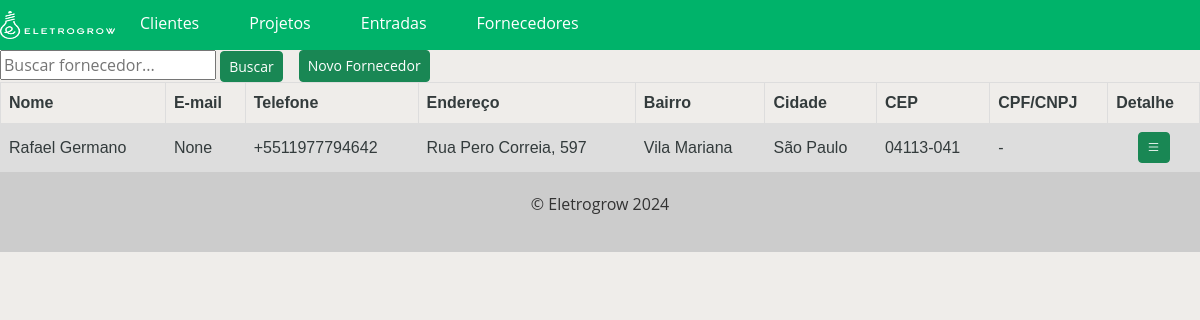
The app's page /supplier/ with its own data.
### supplier/models.py (models this page shows, shortened)
class ModelSupplier(models.Model):
    name = models.CharField(max_length=300, unique=True, verbose_name='Nome')
    phone = PhoneNumberField(blank=True, null=True, region='BR', verbose_name='Telefone')
    email = models.EmailField(blank=True, null=True, verbose_name='E-mail')
    address = models.CharField(blank=True, null=True, verbose_name='Endereço')
    neighborhood = models.CharField(blank=True, null=True, verbose_name='Bairro')
    city = models.CharField(blank=True, null=True, verbose_name='Cidade')
    state = BRStateField(blank=True, null=True, verbose_name='Estado')
    cep = BRPostalCodeField(blank=True, null=True, verbose_name='CEP')
    cpf = BRCPFField(blank=True, null=True, verbose_name='CPF')
    cnpj = BRCNPJField(blank=True, null=True, verbose_name='CNPJ')

### supplier/views.py (the view)
# urls.py: path('', ListSupplier.as_view(), name='supplier'),
class ListSupplier(ListView):
    model = ModelSupplier
    template_name = 'supplier.html'
    context_object_name = 'supplier'
    def get_queryset(self):
        supplier = super().get_queryset().order_by('name')
        search = self.request.GET.get('search')
        if search:
            supplier = supplier.filter(name__icontains=search)
        return supplier

### supplier/templates/supplier.html (shortened to what this page needs)
{% extends "base.html"  %}
{% block content %}
<div class="top-line">
<form method="GET" action="{% url 'client' %}">
    <input type="text" name="search" placeholder="Buscar fornecedor...">
    <button type="submit"; class="btn btn-success btn-sm">Buscar</button>
</form>
    <a href="{% url 'new_supplier' %}" class="btn btn-success btn-sm">Novo Fornecedor</a>
</div>
<div class="client-list">
  {% if supplier %}
      {% if request.user_agent.is_mobile %}
         <table>
          <tr>
            <th>Nome</th>
            <th>Detalhe</th>
          </tr>
          {% for sup in supplier %}
          <tr>
            <td>{{sup.name}}</td>
              <td>
                  <div class="update-button"; style="text-align:center">
                      <a href="{% url 'detail_supplier' pk=sup.pk %}" class="btn btn-success btn-sm">
                        <i class="bi bi-list"></i>
                      </a>
                  </div>
              </td>
          </tr>
           {% endfor %}
         </table>
      {% else  %}
        <table>
          <tr>
            <th>Nome</th>
            <th>E-mail</th>
            <th>Telefone</th>
            <th>Endereço</th>
            <th>Bairro</th>
            <th>Cidade</th>
            <th>CEP</th>
            <th>CPF/CNPJ</th>
            <th>Detalhe</th>
          </tr>
          {% for sup in supplier %}
          <tr>
            <td>{{sup.name}}</td>
            <td>{{sup.email}}</td>
            <td>{{sup.phone}}</td>
            <td>{{sup.address}}</td>
            <td>{{sup.neighborhood}}</td>
            <td>{{sup.city}}</td>
            <td>{{sup.cep}}</td>
            {% if sup.cpf %}
              <td>{{sup.cpf}}</td>
            {% elif sup.cnpj %}
              <td>{{sup.cnpj}}</td>
            {% else %}
              <td>-</td>
            {% endif %}
              <td>
                  <div class="update-button"; style="text-align:center">
                      <a href="{% url 'detail_supplier' pk=sup.pk %}" class="btn btn-success btn-sm">
                        <i class="bi bi-list"></i>
                      </a>
                  </div>
              </td>
          </tr>
          {% endfor %}
        </table>
    {% endif %}
  {% endif %}
</div>
{% endblock %}

### app/templates/base.html (style rules this page uses)
body { font-family: 'Open Sans', sans-serif; color: light-dark(#333b3c, #efefec); background-color: light-dark(#efedea, #223a2c); margin: 0; padding: 0; }

### supplier/templates/supplier.html (style rules this page uses)
table { font-family: arial, sans-serif; border-collapse: collapse; width: 100%; }
td, th { border: 1px solid #dddddd; text-align: left; padding: 8px; }
tr:nth-child(even) { background-color: #dddddd; }
.top-line { display:flex; gap: 16px; }

### records on screen
ModelSupplier: name "Rafael Germano", email "None", phone "+5511977794642", address "Rua Pero Correia, 597", neighborhood "Vila Mariana", city "São Paulo", cep "04113-041"
